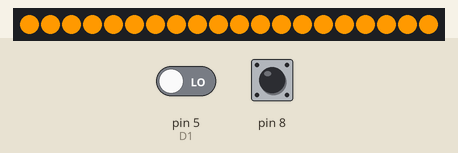
The sketch below on a simulated Arduino Uno, built with avr-gcc and run on an emulated ATmega328P. On the bench: 20 RGB LEDs in strip order, left to right. Inputs (shaded band) come from the test bench; at power-on: pin 5 (D1) LOW, pin 8 HIGH. What the sketch prints to the serial monitor is not drawn.

Above: at 2.8 s.
2.9 s: pin 5 (D1) driven HIGH
At 3.05 s:
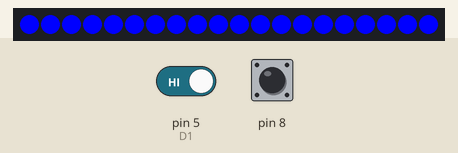
At 4.7 s:
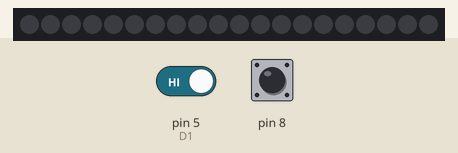
5.9 s: pin 5 (D1) driven LOW
Timing chart, 0 to 8.9 s (numbered marks = the images above; inputs shaded):
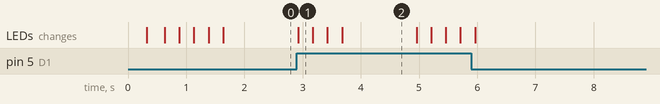

Measured:
- after the input at 2.9 s, the LEDs: change at once (image 1)
- what the display in image 2 shows lasts 1.3 s, from 3.7 s to 5.0 s

The sketch:

GalaxyJar.ino
```cpp
// * TODO: Delete wifi passwords
String SSID[] = {"JUPITER", "Mytrle"};
String PASS[] = {"Potatoes", "December2003"};

//#include <ESP8266WiFi.h> //need to learn abt these libraries
//#include <ESP8266WiFiMulti.h>

//#include <SocketIoClient.h>

#include <CapacitiveSensor.h>
#include <FastLED.h>

#define D0  16
#define D1  5  // I2C Bus SCL (clock)
#define D2  4  // I2C Bus SDA (data)
#define D3  0
#define D4  2  // Same as "LED_BUILTIN", but inverted logic
#define D5  14 // SPI Bus SCK (clock)
#define D6  12 // SPI Bus MISO
#define D7  13 // SPI Bus MOSI
#define D8  15 // SPI Bus SS (CS)
#define D9  3  // RX0 (Serial console)
#define D10 1  // TX0 (Serial console)

//All that wifi shit I have to do (Im sure I can figure it out)
//Inspo for WIFI stuff: https://github.com/imjosh/espLedDimmer/tree/master
/**
* Modify to try multiple wifi network names and passwords (have Christina add the network in italy?)
* Find a way to have two "inputs" - One to change colour, and one to blink yours and one to blink yours and your partner's
*   Maybe doubletap and hold changes the colour? Or some combination of # of taps and tap duration
*   Could always have some sort of second input, idk what though (discuss with nathan)
* When connecting to wifi, have it blink yellow when connecting, flash green when connected, and flash red when disconnected (do all the wifi shit later?)
*/


/** *TODO*
* CHECKTODO: Offline - get light colours set up, write new "writeLED" function CHECK
* TODO: Offline - Make new colour profiles (task for later later)
* CHECKTODO: Online - Setup socket.io and get web server squared away
* TODO: Online - set up arduino code to connect to wifi and server and use socketio functions
* CHECKTODO: Craft - dye polyester
* TODO: Misc - Solder circuit to protoboard / make both of the jars
* Try to tick off at least one of these per day? (can even break them up to be smaller to "accomplish" more)
*/


CapacitiveSensor Sensor = CapacitiveSensor(6, 8);
#define NUM_LEDS 20
#define DATA_PIN D3

CRGB leds[NUM_LEDS];

int buttonPin = D1;
int buttonState = 0;  // variable for reading the pushbutton status

long val;
int h = 1; //range is 1 to 8
int threshold = 5000;
bool onlineMode = true; //false == offline mode (flipped bc "toggle mode")
                   //true == online mode


int reds[] = {0, 255, 153, 133, 107, 72, 43, 20, 7}; //should update these but what the hell
int greens[] = {0, 153, 51, 89, 73, 52, 47, 24, 11};
int blues[] = {0, 0, 255, 186, 132, 117, 119, 82, 52};

//OFFLINE STUFF

/**
* Once offline mode is turned on, lights blink white twice to signify the change (this could be the "colour change" method that is used in online mode?)
* Single tap changes colour scheme
* Long press turns off LED
*/


//ONLINE STUFF
/** https://igorkonovalov.github.io/projects/2017/10/28/Arduino_Node_SocketIO.html -- Use this process for setting up sending stuff to web server (and then find a way to make it recieve)
* When online mode is turned on, lights flash white once, then pulse yellow when signing into wifi, going red if there's an error (and then back to offline mode) and doing one flash of green if connected and then resuming normal operation
* Socket stuff that nathan said for connections and shit
* * Basic principle is that when the top is tapped, the other person's lights up
* Some method of changing colour in this mode?
* * Maybe some combination of taps enables some special mode for playing special things on both of the jars (maybe some music?)
* * Maybe long press (>5 seconds?) allows you to enter colour change mode, where tapping changes your colour scheme (long-ish press to confirm colour)
* * * And if you tap 3 times (or some other pattern), the lights flash a few times and it changes the colour of the other jar!
*/

void setup() {
  Serial.begin(115200);

  //for(int i = 0; i < 8; i++){
  //  pinMode(ledPins[i], OUTPUT);
  //}
  Serial.println("Code initialized");
  FastLED.addLeds<NEOPIXEL, DATA_PIN>(leds, NUM_LEDS);
  pinMode(buttonPin, INPUT);
  delay(10);
  Serial.println("FastLED setup completed");
  //flash white once to signify turned on
  for(int i = 0; i < NUM_LEDS; i++){
    leds[i] = CRGB::White;
    FastLED.show();
    leds[i] = CRGB::Black;
    delay(30);
  }
  Serial.println("Start LED sequence completed");
  //if more stuff needs to be done

  toggleMode();
  Serial.println("Mode Toggled");
  /*
  for(int j = 0; j < 2; j++){
    fill_solid(leds, NUM_LEDS, CRGB::Red);
    FastLED.show();
    delay(250);
    FastLED.clear();
    FastLED.show();
    delay(250);
  }*/

}

void loop() {

  if(onlineMode){
    //Do online stuff
  } else {
    oldInterpretTap();
  }
  delay(30);

//just add a some delay after everything is done so it doesn't check the button too often
  buttonState = digitalRead(buttonPin);
  if(buttonState == HIGH){
    toggleMode();
    delay(1000);
  }

  //delay(30);

  //check if button is pressed
  //buttonState = digitalRead(buttonPin);
  //if(buttonState == HIGH){
    //on button press, call toggleMode();
  //  toggleMode();
  //}
  //delay(10);

}
void writeLED(int num){
  fill_solid(leds, NUM_LEDS, CRGB(reds[h], greens[h], blues[h]));
  FastLED.show();
}
void killLED(){
  FastLED.clear();
  FastLED.show();
}
void writeGradient(){
  return;
}

void offlineInterpretTap(){
  val = Sensor.capacitiveSensor(30);
}

void oldInterpretTap(){  //should work?
  val = Sensor.capacitiveSensor(30);
  //Serial.println(val);
  if(val <= threshold) {
    return; //means that there is no input,
  } else {
    h++;
    //Serial.println(h);
    if(h == 9){
      h = 1;
    }
    writeLED(h);
    delay(250); // quarter second delay so that theres only one tap
    val = Sensor.capacitiveSensor(30);
    int counter = 0;
    while(val >= threshold && counter < 30){ //toggle the mode after 3 seconds
      counter++;
      delay(10);
      val = Sensor.capacitiveSensor(30);
      //Serial.println(val);
      //Serial.println("COunting Seconds");
    }
    if(counter == 30){ // TODO: this isn't working for some reason
      killLED();
      h-= 2;
      while(val >=threshold){
        delay(50);
        //Serial.println(val);
        //Serial.println("Waiting");
        val = Sensor.capacitiveSensor(30);
      }
    }
    counter = 0;
  }
}
void toggleMode(){
  onlineMode ^= true; //cool little xor boolean switcher
  if(onlineMode){
    for(int j = 0; j < 2; j++){ //signals online mode
      fill_solid(leds, NUM_LEDS, CRGB::Blue);
      FastLED.show();
      delay(250);
      FastLED.clear();
      FastLED.show();
      delay(250);
    }


  } else{
    for(int j = 0; j < 2; j++){ //signlas offline mode
      fill_solid(leds, NUM_LEDS, CRGB::Red);
      FastLED.show();
      delay(250);
      FastLED.clear();
      FastLED.show();
      delay(250);
    }
    writeLED(h);
  }
}

void tapOther(){
  //Do web stuff
  //lowkey scared for this shit, and I gotta write the webapp
}

void errorHandler(int val){
  switch(val){
    case 0:
      while(true){
         for(int i = 0; i < NUM_LEDS; i++){
          leds[i] = CRGB::Orange;
          FastLED.show();
          leds[i] = CRGB::Black;
          delay(70);
        }
      }
      break;
    default:
      return;
  }
}

/*
boolean connectWiFi(){
  fill_solid(leds, NUM_LEDS, CRGB::Orange);
  FastLED.show();
  for(int i = 0; i < 2; i++){
    Serial.println("AT+CWMODE=1");
    String cmd = "AT+CWJAP=\"";
    cmd += SSID[i];
    cmd += "\",\"";
    cmd += PASS[i];
    cmd += "\"";
    dbgSerial.println(cmd);
    Serial.println(cmd);
    delay(2000);
    if (Serial.find("OK")) {
      dbgSerial.println("OK, Connected to WiFi.");
      return true;
    }
  }
  dbgSerial.println("Can not connect to the WiFi.");
  return false;
}*/
```
